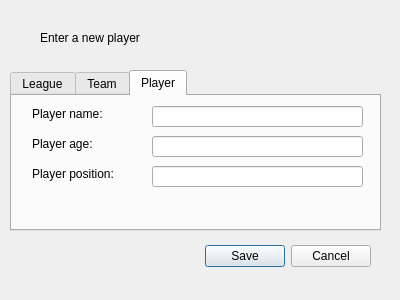
<?xml version="1.0" encoding="UTF-8"?>
<ui version="4.0">
 <class>CreatePlayer</class>
 <widget class="QDialog" name="CreatePlayer">
  <property name="geometry">
   <rect>
    <x>0</x>
    <y>0</y>
    <width>400</width>
    <height>300</height>
   </rect>
  </property>
  <property name="windowTitle">
   <string>Dialog</string>
  </property>
  <widget class="QDialogButtonBox" name="buttonBox">
   <property name="geometry">
    <rect>
     <x>30</x>
     <y>240</y>
     <width>341</width>
     <height>32</height>
    </rect>
   </property>
   <property name="orientation">
    <enum>Qt::Horizontal</enum>
   </property>
   <property name="standardButtons">
    <set>QDialogButtonBox::Cancel|QDialogButtonBox::Save</set>
   </property>
   <property name="centerButtons">
    <bool>false</bool>
   </property>
  </widget>
  <widget class="QLabel" name="title">
   <property name="geometry">
    <rect>
     <x>40</x>
     <y>30</y>
     <width>311</width>
     <height>16</height>
    </rect>
   </property>
   <property name="text">
    <string>Enter a new player</string>
   </property>
  </widget>
  <widget class="QTabWidget" name="tabWidget">
   <property name="geometry">
    <rect>
     <x>10</x>
     <y>70</y>
     <width>371</width>
     <height>161</height>
    </rect>
   </property>
   <property name="currentIndex">
    <number>2</number>
   </property>
   <widget class="QWidget" name="League">
    <attribute name="title">
     <string>League</string>
    </attribute>
   </widget>
   <widget class="QWidget" name="Team">
    <attribute name="title">
     <string>Team</string>
    </attribute>
   </widget>
   <widget class="QWidget" name="Player">
    <attribute name="title">
     <string>Player</string>
    </attribute>
    <widget class="QLineEdit" name="pPositionE">
     <property name="geometry">
      <rect>
       <x>140</x>
       <y>70</y>
       <width>211</width>
       <height>21</height>
      </rect>
     </property>
    </widget>
    <widget class="QLabel" name="pNameL">
     <property name="geometry">
      <rect>
       <x>20</x>
       <y>10</y>
       <width>101</width>
       <height>16</height>
      </rect>
     </property>
     <property name="text">
      <string>Player name: </string>
     </property>
    </widget>
    <widget class="QLineEdit" name="pNameE">
     <property name="geometry">
      <rect>
       <x>140</x>
       <y>10</y>
       <width>211</width>
       <height>21</height>
      </rect>
     </property>
    </widget>
    <widget class="QLineEdit" name="pAgeE">
     <property name="geometry">
      <rect>
       <x>140</x>
       <y>40</y>
       <width>211</width>
       <height>21</height>
      </rect>
     </property>
    </widget>
    <widget class="QLabel" name="pPositionL">
     <property name="geometry">
      <rect>
       <x>20</x>
       <y>70</y>
       <width>101</width>
       <height>16</height>
      </rect>
     </property>
     <property name="text">
      <string>Player position: </string>
     </property>
    </widget>
    <widget class="QLabel" name="pAgeL">
     <property name="geometry">
      <rect>
       <x>20</x>
       <y>40</y>
       <width>101</width>
       <height>16</height>
      </rect>
     </property>
     <property name="text">
      <string>Player age: </string>
     </property>
    </widget>
   </widget>
  </widget>
 </widget>
 <resources/>
 <connections>
  <connection>
   <sender>buttonBox</sender>
   <signal>accepted()</signal>
   <receiver>CreatePlayer</receiver>
   <slot>accept()</slot>
   <hints>
    <hint type="sourcelabel">
     <x>248</x>
     <y>254</y>
    </hint>
    <hint type="destinationlabel">
     <x>157</x>
     <y>274</y>
    </hint>
   </hints>
  </connection>
  <connection>
   <sender>buttonBox</sender>
   <signal>rejected()</signal>
   <receiver>CreatePlayer</receiver>
   <slot>reject()</slot>
   <hints>
    <hint type="sourcelabel">
     <x>316</x>
     <y>260</y>
    </hint>
    <hint type="destinationlabel">
     <x>286</x>
     <y>274</y>
    </hint>
   </hints>
  </connection>
 </connections>
</ui>
